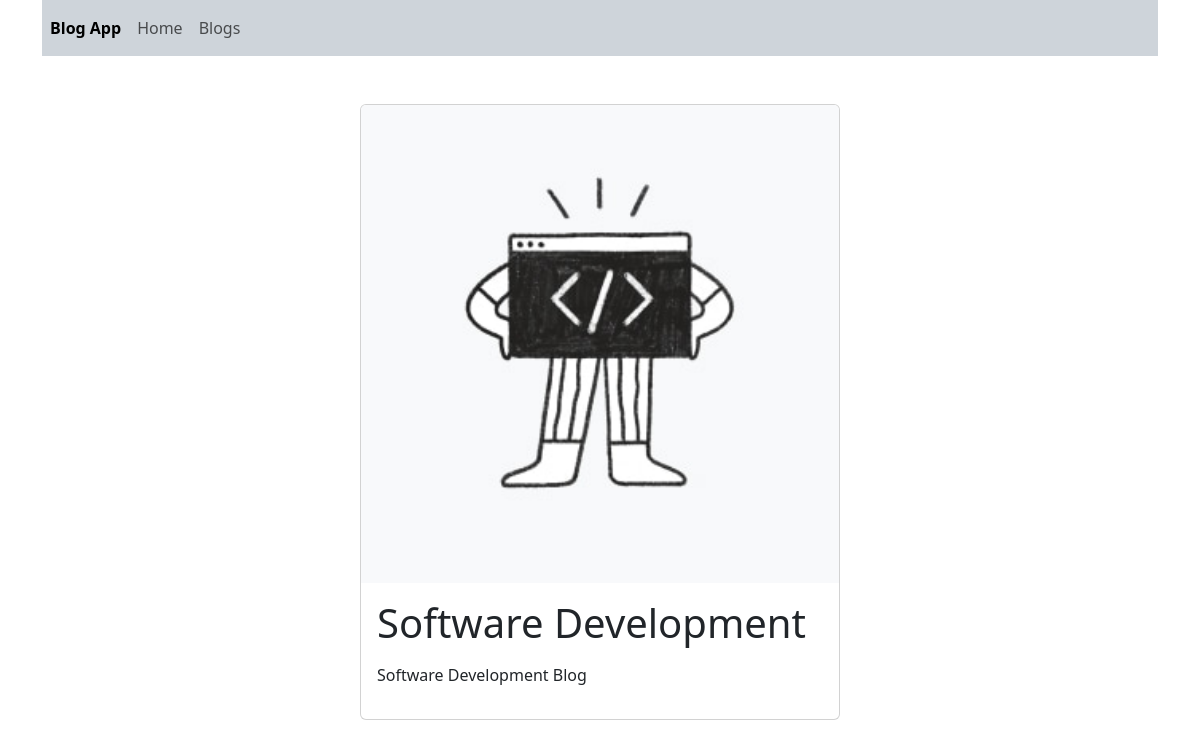
The app's page /blogs/software-development with its own data.
### blog/models.py (models this page shows, shortened)
class Blog(models.Model):
    title = models.CharField(max_length=50)
    img = models.ImageField(upload_to="blogs")#upload için düzenlendi
    description = RichTextField()
    slug = models.SlugField(null=False,blank=True,db_index=True,unique=True)
    category = models.ForeignKey(Category,default=1,on_delete=models.CASCADE)

### blog/views.py (the view)
# urls.py: path("blogs/<str:slug>",views.blog_detail_with_slug, name="blog_detail"),
def blog_detail_with_slug(request,slug:str):
    model = Blog.objects.get(slug=slug)
    CONTEXT = {
        "title":"Blog Detail",
        "blog":model
    }
    return render(request,"blog/blog-details.html",CONTEXT)

### blog/templates/blog/blog-details.html
{% extends 'base.html' %} {% load static %} {% block content %}
<div class="card mx-auto mt-5" style="max-width: 30em">
  <img src="{{ blog.img.url }}" class="card-img-top" />
  <div class="card-body">
    <h1>{{ blog.title }}</h1>
    <p class="card-text">{{blog.description|safe}}</p>
  </div>
</div>
{% endblock content %}

### records on screen
Blog: img (picture), title "Software Development", description "Software Development Blog"
